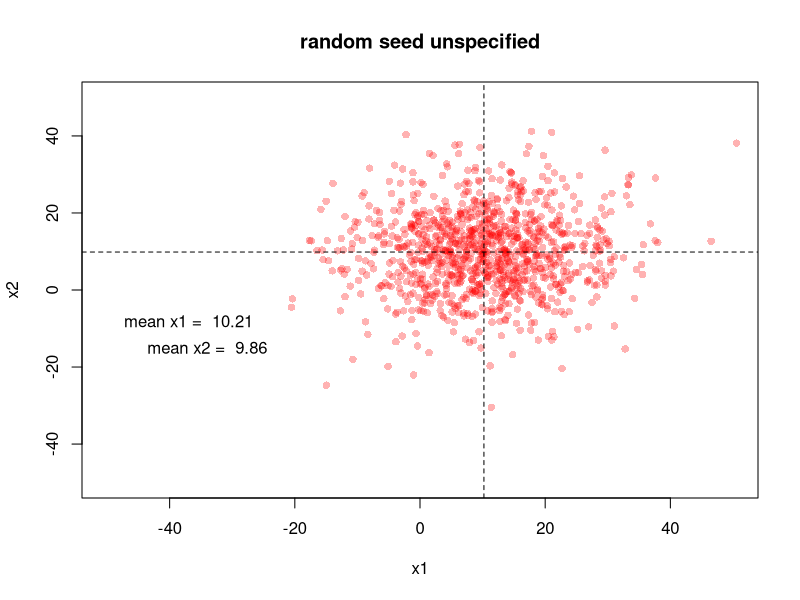
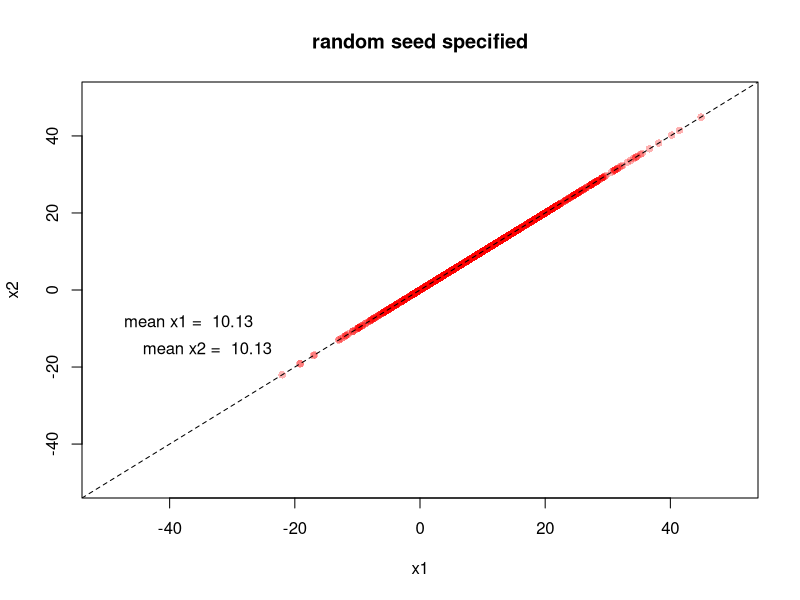
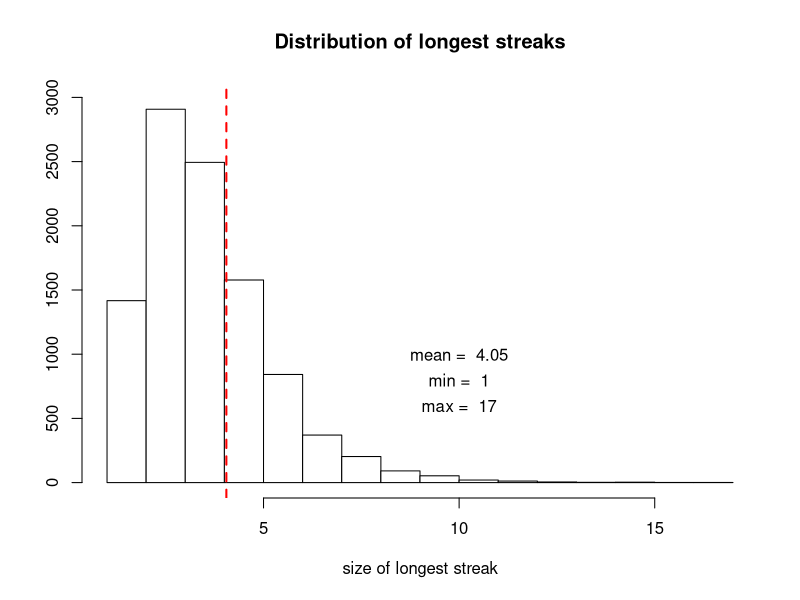
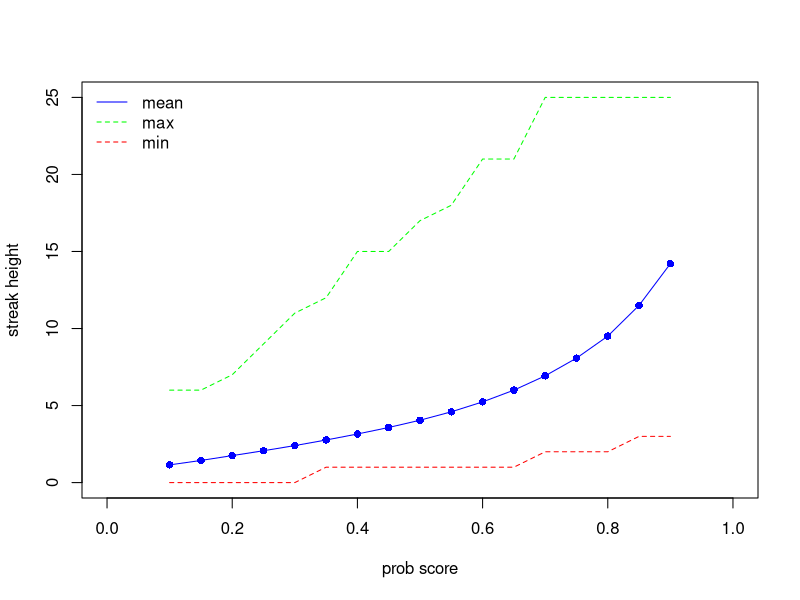

These charts were generated, in order, by the following R code:
## ---- chunk 1
x1 = rnorm(1000, 10, 10)
x2 = rnorm(1000, 10, 10)
plot(x1, x2, main = "random seed unspecified", pch = 16, xlim = c(-50,50), ylim = c(-50,50), col = rgb(1,0,0,.3))
abline(v = mean(x1), lty=2)
abline(h = mean(x2), lty=2)
text(-37, -8, paste("mean x1 = ", round(mean(x1), 2)))
text(-34, -15, paste("mean x2 = ", round(mean(x2), 2)))
## ---- chunk 2
set.seed(2021)
x1 = rnorm(1000, 10, 10)
set.seed(2021)
x2 = rnorm(1000, 10, 10)
plot(x1, x2, main = "random seed specified", pch = 16, xlim = c(-50,50), ylim = c(-50,50), col = rgb(1,0,0,.3))
abline(a = 0, b = 1, lty=2)
text(-37, -8, paste("mean x1 = ", round(mean(x1), 2)))
text(-34, -15, paste("mean x2 = ", round(mean(x2), 2)))
## ---- chunk 3
simulate_player = function(p) {
  return(unlist(rbinom(25, 1, p)))
}

count_sequence = function(l) {
  streaks = list()
  
  for (i in 1:length(l)) {
    streak = 0
    for (j in i:length(l)) {
      if (l[j] == 0) {
        break
      }
      streak = streak + 1
    }
    streaks[[i]] = streak
  }
  
  return(max(unlist(streaks)))
}
## ---- chunk 4
x = c()
set.seed(2021)
for (i in 1:10000) {
  x[i] = count_sequence(simulate_player(.5))
  
}
hist(x, col = "white", main = "Distribution of longest streaks", xlab = "size of longest streak", ylab = "", ylim = c(0,3000))
# axis(2, at = c(500, 1500, 2500), labels = c(500, 1500, 2500))
abline(v = mean(x), lty = 2, lwd = 2, col = "red")
text(10, 1000, paste("mean = ", round(mean(x), 2)))
text(10, 800, paste("min = ", min(x)))
text(10, 600, paste("max = ", max(x)))
## ---- chunk 5
pHit = replicate(16,.1)
for (i in 2:17) {
  pHit[i] = pHit[i - 1] + .05
}

means = c()
maxes = c()
mins = c()
s = c()
for (i in 1:length(pHit)) {
  set.seed(2021)
  for (j in 1:10000) {
    s[j] = count_sequence(simulate_player(pHit[i]))
  }
  means[i] = mean(s)
  maxes[i] = max(s)
  mins[i] = min(s)
}
plot(pHit, means, ylim = c(0,25), xlim = c(0.0, 1.0), col = "blue", type = "o", pch = 16, xlab = "prob score", ylab = "streak height")
points(pHit, maxes, col = "green", type = "l", pch = 16, lty = 2)
points(pHit, mins, col = "red", type = "l", pch = 16, lty = 2)
legend("topleft", legend = c("mean", "max", "min"), lty = c(1, 2, 2), col = c("blue", "green", "red"), bty = "n")
